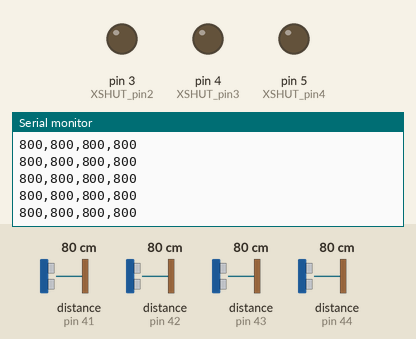
Recording of a sketch running on a simulated Arduino Uno, built with avr-gcc and run on an emulated ATmega328P. On the bench: output pins drawn as LEDs (lit = HIGH), the last lines printed to the serial monitor. The test bench sets the inputs (shaded band); at power-on: distance to the obstacle (sensors on pin 41, pin 42, pin 43, pin 44) 80 cm.

Above: at 1.2 s.
1.3 s: distance to the obstacle (sensor on pin 41) set to 2 cm
At 1.53 s:
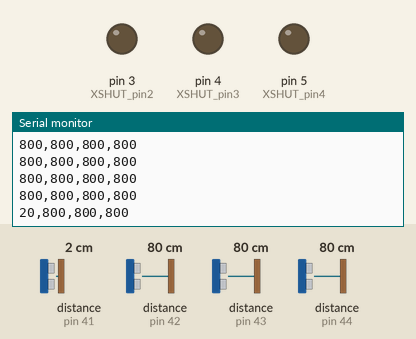
2.8 s: distance to the obstacle (sensor on pin 41) set to 18 cm
At 2.86 s:
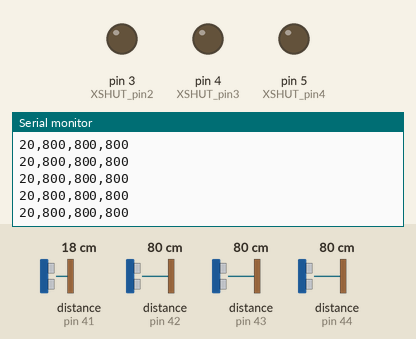
5.8 s: distance to the obstacle (sensor on pin 42) set to 2 cm
At 5.92 s:
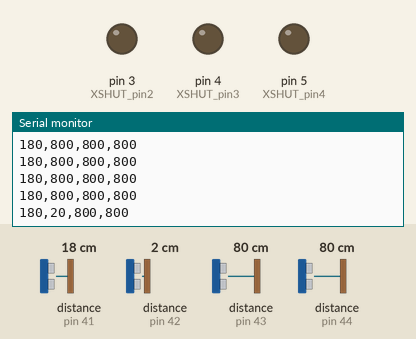
7.3 s: distance to the obstacle (sensor on pin 43) set to 2 cm
At 7.38 s:
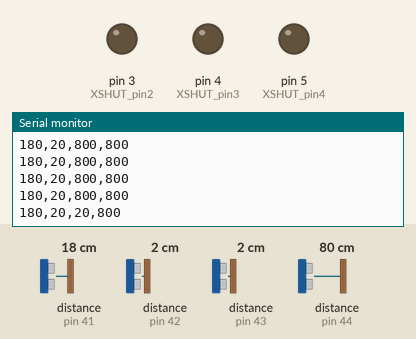
8.8 s: distance to the obstacle (sensor on pin 44) set to 2 cm
At 8.85 s:
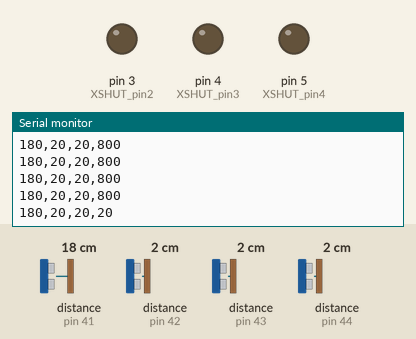
11.8 s: distance to the obstacle (sensor on pin 42) set to 4 cm
At 11.91 s:
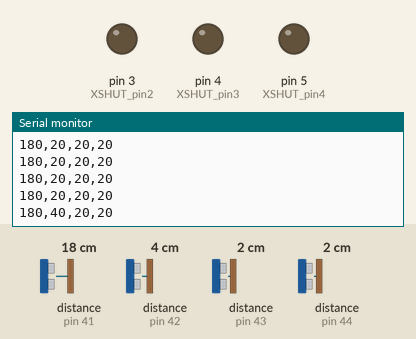
Timing chart, 0 to 14.3 s (numbered marks = the images above; inputs shaded):
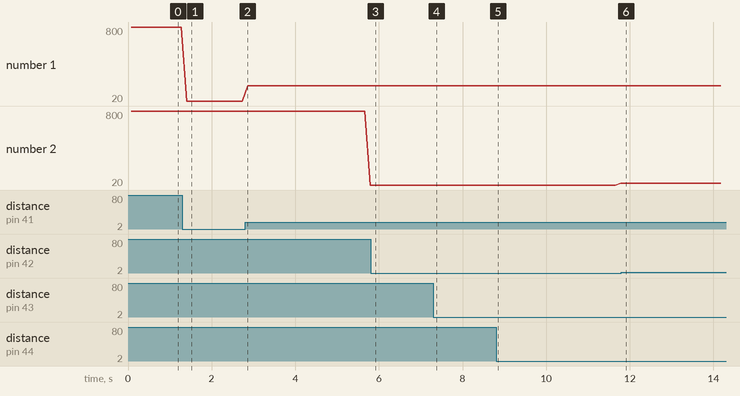

The sketch:

multiple_sensor.ino
```cpp
#include <Wire.h>
#include <VL53L0X.h>

#define XSHUT_pin1 2
#define XSHUT_pin2 3
#define XSHUT_pin3 4
#define XSHUT_pin4 5
#define Sensor1_newAddress 41
#define Sensor2_newAddress 42
#define Sensor3_newAddress 43
#define Sensor4_newAddress 44
VL53L0X Sensor1;
VL53L0X Sensor2;
VL53L0X Sensor3;
VL53L0X Sensor4;
void setup()
{
  Serial.begin(9600);
  Wire.begin();
  pinMode(XSHUT_pin1, OUTPUT);
  pinMode(XSHUT_pin2, OUTPUT);
  pinMode(XSHUT_pin3, OUTPUT);
  pinMode(XSHUT_pin4, OUTPUT);
  Sensor1.setAddress(Sensor1_newAddress);
  pinMode(XSHUT_pin1, INPUT);
  delay(10);
  Sensor2.setAddress(Sensor2_newAddress);
  pinMode(XSHUT_pin2, INPUT);
  delay(10);
  Sensor3.setAddress(Sensor3_newAddress);
  pinMode(XSHUT_pin3, INPUT);
  delay(10);
  Sensor4.setAddress(Sensor4_newAddress);
  pinMode(XSHUT_pin4, INPUT);
  delay(10);
  Sensor1.setSensor();
  Sensor2.setSensor();
  Sensor3.setSensor();
  Sensor4.setSensor();
}

void loop()
{
  Serial.print(Sensor1.readRangeContinuousMillimeters());
  Serial.print(',');
  Serial.print(Sensor2.readRangeContinuousMillimeters());
  Serial.print(',');
  Serial.print(Sensor3.readRangeContinuousMillimeters());
  Serial.print(',');
  Serial.println(Sensor4.readRangeContinuousMillimeters());
}
```

Measured:
- after the input at 1.3 s, the serial monitor: prints a new line after 0.11 s (image 1)
- plotted number 1: 800 → 20 after the input at 1.3 s, 20 → 180 after the input at 2.8 s
- plotted number 2: 20 → 40 after the input at 8.8 s
